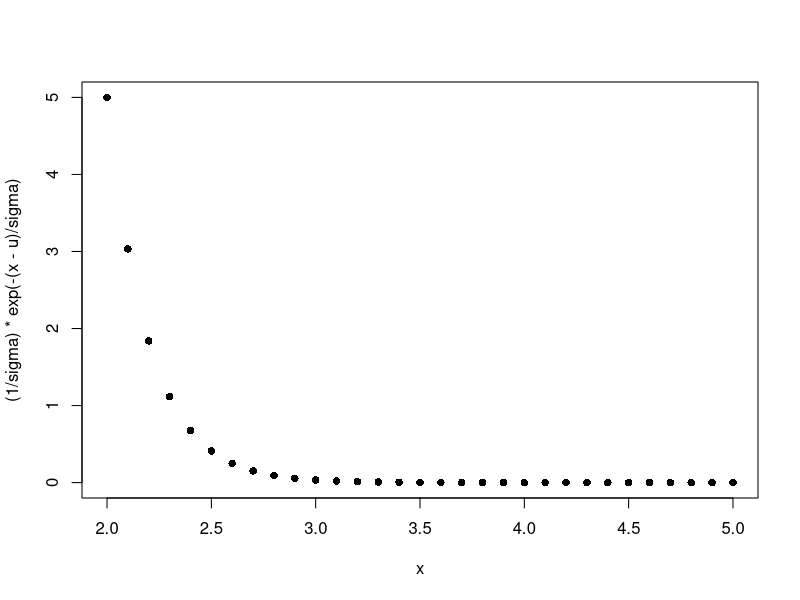

The R script that drew this image: (Note: this script raises an error after producing the figure.)
## ---- chunk 1
u = 2
x<-seq(u,5,0.1)
sigma = .2

plot(x,(1/sigma)*exp(-(x-u)/sigma),pch = 16)

## ---- chunk 2

u = 0
x<-seq(u,5,0.1)
sigma = 1
xi1 = 4
xitests<- c(-3,-2,-1,-0.5,-0.2)

plot(x, (1/sigma)*(1 + xi*(x-u)/sigma)**(-1/xi-1),pch = 16)
for (i in 1:5) {
  points(x, (1/sigma)*(1 + xitests[i]*(x-u)/sigma)**(-1/xitests[i]-1),pch = 16)
  print(i)
}

## ---- chunk 3
u = 2
x<-seq(0.001,1,.01)
sigma = .2

##for xi = 0
cdf<- 1-exp(-1*(x-u)/sigma)
quantile_test<- u-sigma*log((1-x),exp(1))

plot(x,quantile_test,pch = 16)

## ---- chunk 4

u = 2
x<-seq(0.001,1,.01)
sigma = .2
xi = 1
y<- (sigma/xi)*((1-y)**(-1*xi) - 1) + u

dom<-seq(u,5,0.1)
cdf<- 1- (1+xi*(dom-u)/sigma)**(-1/xi)

plot(x,y,pch = 16)
plot(dom,cdf,pch = 16)
